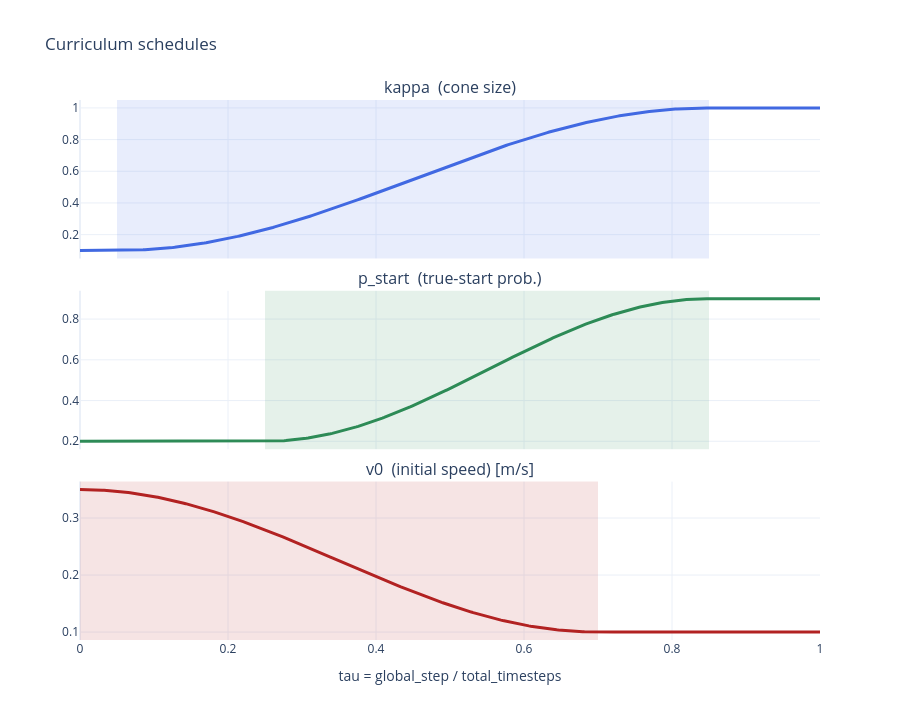

Source (notebook cell):
### Markdown cell above
## 2. The cosine schedules vs `tau`

Three knobs, three windows. Read top-to-bottom as the training timeline:

| knob | window | from → to | effect |
|---|---|---|---|
| `kappa` (cone size) | `[a0, a1]` | `kappa_min` → `1` | **ramps first** → widens the spawn cone (discovery) |
| `p_start` (true-start mix) | `[b0, b1]` | `p_start_min` → `p_start_max` | **ramps later** → shifts toward the deployment start distribution |
| `v0` (initial speed) | `[c0, c1]` | `v0_max` → `0` | **ramps down early** → removes the through-gate momentum crutch |

The shaded band on each panel is that knob's active window.

### Code cell
taus = np.linspace(0.0, 1.0, 400)
fig = make_subplots(
    rows=3,
    cols=1,
    shared_xaxes=True,
    vertical_spacing=0.06,
    subplot_titles=(
        "kappa  (cone size)",
        "p_start  (true-start prob.)",
        "v0  (initial speed) [m/s]",
    ),
)
specs = [
    (1, _f(kappa_schedule(taus, cfg)), (cfg.a0, cfg.a1), "royalblue"),
    (2, _f(p_start_schedule(taus, cfg)), (cfg.b0, cfg.b1), "seagreen"),
    (3, _f(v0_schedule(taus, cfg)), (cfg.c0, cfg.c1), "firebrick"),
]
for row, y, (w0, w1), c in specs:
    fig.add_trace(
        go.Scatter(x=taus, y=y, mode="lines", line=dict(color=c, width=3), showlegend=False),
        row=row,
        col=1,
    )
    fig.add_vrect(x0=w0, x1=w1, fillcolor=c, opacity=0.12, line_width=0, row=row, col=1)
fig.update_xaxes(title_text="tau = global_step / total_timesteps", row=3, col=1)
fig.update_xaxes(range=[0, 1])  # tau only ever spans [0, 1]
fig.update_layout(height=720, title="Curriculum schedules", template="plotly_white")
fig.show()

### Figure 1 — Plotly figure (JSON) as saved in the notebook; plotly's stock layout.template omitted (floating-point values rounded to 4 significant figures; data arrays with more than 128 entries replaced by an {"elided": "..."} marker saying what was removed)
{"data": [{"line": {"color": "royalblue", "width": 3}, "mode": "lines", "showlegend": false, "type": "scatter", "x": {"elided": "400 float values"}, "xaxis": "x", "y": {"elided": "400 float values"}, "yaxis": "y"}, {"line": {"color": "seagreen", "width": 3}, "mode": "lines", "showlegend": false, "type": "scatter", "x": {"elided": "400 float values"}, "xaxis": "x2", "y": {"elided": "400 float values"}, "yaxis": "y2"}, {"line": {"color": "firebrick", "width": 3}, "mode": "lines", "showlegend": false, "type": "scatter", "x": {"elided": "400 float values"}, "xaxis": "x3", "y": {"elided": "400 float values"}, "yaxis": "y3"}], "layout": {"annotations": [{"font": {"size": 16}, "showarrow": false, "text": "kappa  (cone size)", "x": 0.5, "xanchor": "center", "xref": "paper", "y": 1, "yanchor": "bottom", "yref": "paper"}, {"font": {"size": 16}, "showarrow": false, "text": "p_start  (true-start prob.)", "x": 0.5, "xanchor": "center", "xref": "paper", "y": 0.6467, "yanchor": "bottom", "yref": "paper"}, {"font": {"size": 16}, "showarrow": false, "text": "v0  (initial speed) [m/s]", "x": 0.5, "xanchor": "center", "xref": "paper", "y": 0.2933, "yanchor": "bottom", "yref": "paper"}], "height": 720, "shapes": [{"fillcolor": "royalblue", "line": {"width": 0}, "opacity": 0.12, "type": "rect", "x0": 0.05, "x1": 0.85, "xref": "x", "y0": 0, "y1": 1, "yref": "y domain"}, {"fillcolor": "seagreen", "line": {"width": 0}, "opacity": 0.12, "type": "rect", "x0": 0.25, "x1": 0.85, "xref": "x2", "y0": 0, "y1": 1, "yref": "y2 domain"}, {"fillcolor": "firebrick", "line": {"width": 0}, "opacity": 0.12, "type": "rect", "x0": 0, "x1": 0.7, "xref": "x3", "y0": 0, "y1": 1, "yref": "y3 domain"}], "title": {"text": "Curriculum schedules"}, "xaxis": {"anchor": "y", "domain": [0, 1], "matches": "x3", "range": [0, 1], "showticklabels": false}, "xaxis2": {"anchor": "y2", "domain": [0, 1], "matches": "x3", "range": [0, 1], "showticklabels": false}, "xaxis3": {"anchor": "y3", "domain": [0, 1], "range": [0, 1], "title": {"text": "tau = global_step / total_timesteps"}}, "yaxis": {"anchor": "x", "domain": [0.7067, 1]}, "yaxis2": {"anchor": "x2", "domain": [0.3533, 0.6467]}, "yaxis3": {"anchor": "x3", "domain": [0, 0.2933]}}}
